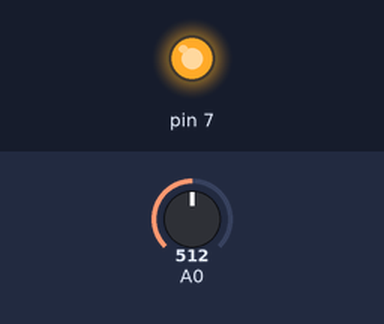
A sketch run on a simulated Arduino Uno, built with avr-gcc and run on an emulated ATmega328P. Shown: output pins drawn as LEDs (lit = HIGH). Inputs (shaded band) come from the test bench; at power-on: A0 = 512.

Above: at 1.2 s.
1.3 s: A0 set to 316
2.8 s: A0 set to 287
At 3.5 s:
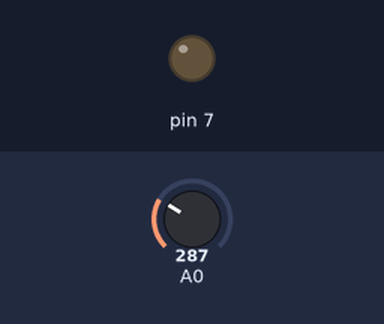
4.3 s: A0 set to 306
At 4.7 s:
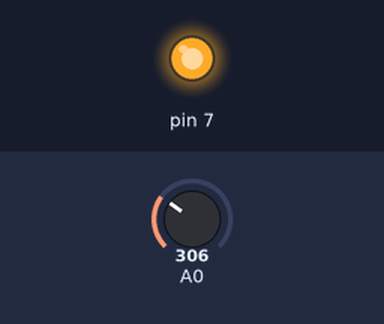
5.8 s: A0 set to 290
At 7.0 s:
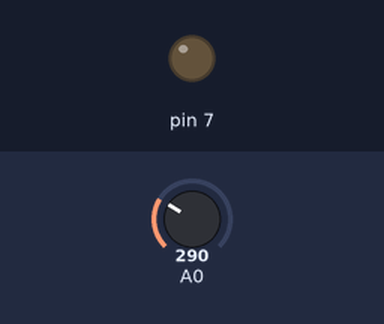
Timing chart, 0 to 8.3 s (numbered marks = the images above; inputs shaded):
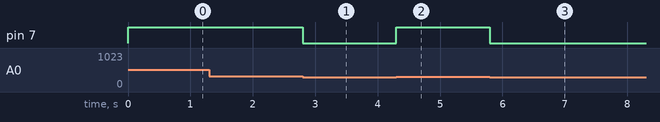

Measured:
- the behaviour switches between 300 and 299 on A0 (found by bisection; images 0 and 1)
- after the input at 1.3 s, every drawn part: stays the same
- after the input at 2.8 s, pin 7: HIGH → LOW at once
- after the input at 4.3 s, pin 7: LOW → HIGH at once
- after the input at 5.8 s, pin 7: HIGH → LOW at once

The sketch:

sensorLuz2.ino
```cpp
void setup() {
  // put your setup code here, to run once:
  pinMode(A0, INPUT);
  pinMode(7, OUTPUT);
  Serial.begin(300);
}
int n;
void loop() {
  // put your main code here, to run repeatedly:
   n = analogRead(A0);
   if(n<300) digitalWrite(7, 0);
   else digitalWrite(7, 1);
}
```
